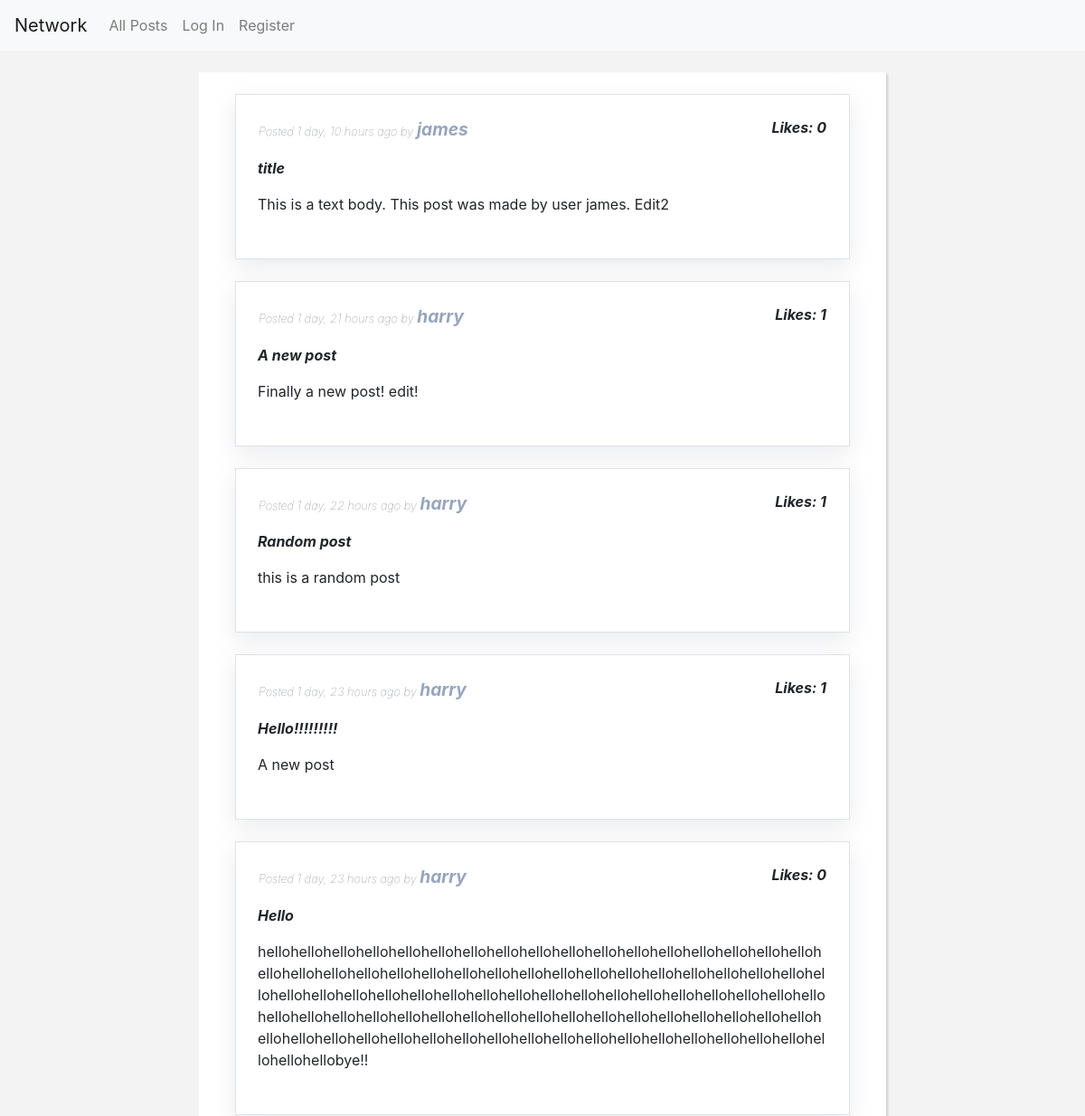
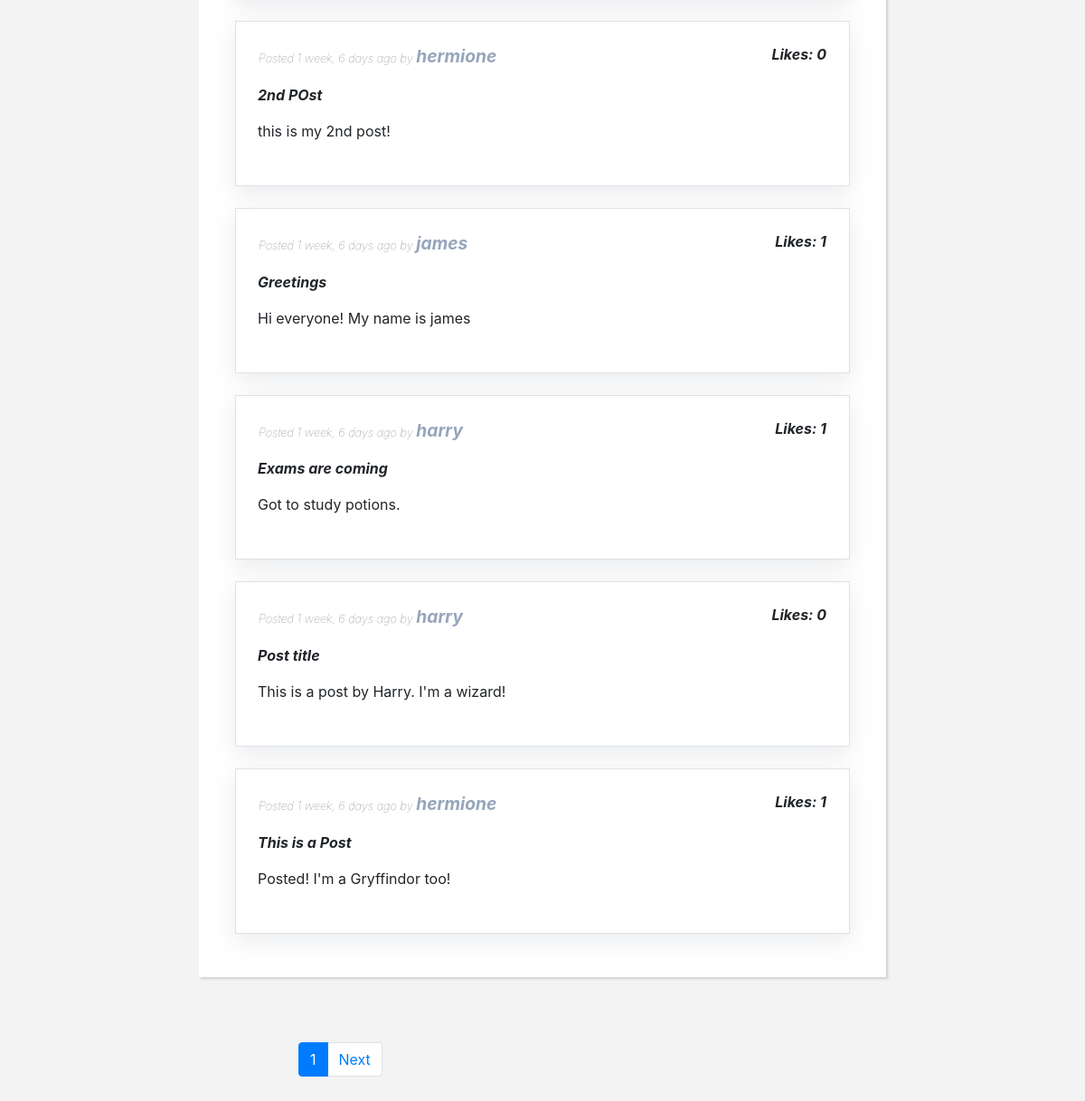
Before: / with the older database file (2 pictures, top to bottom).
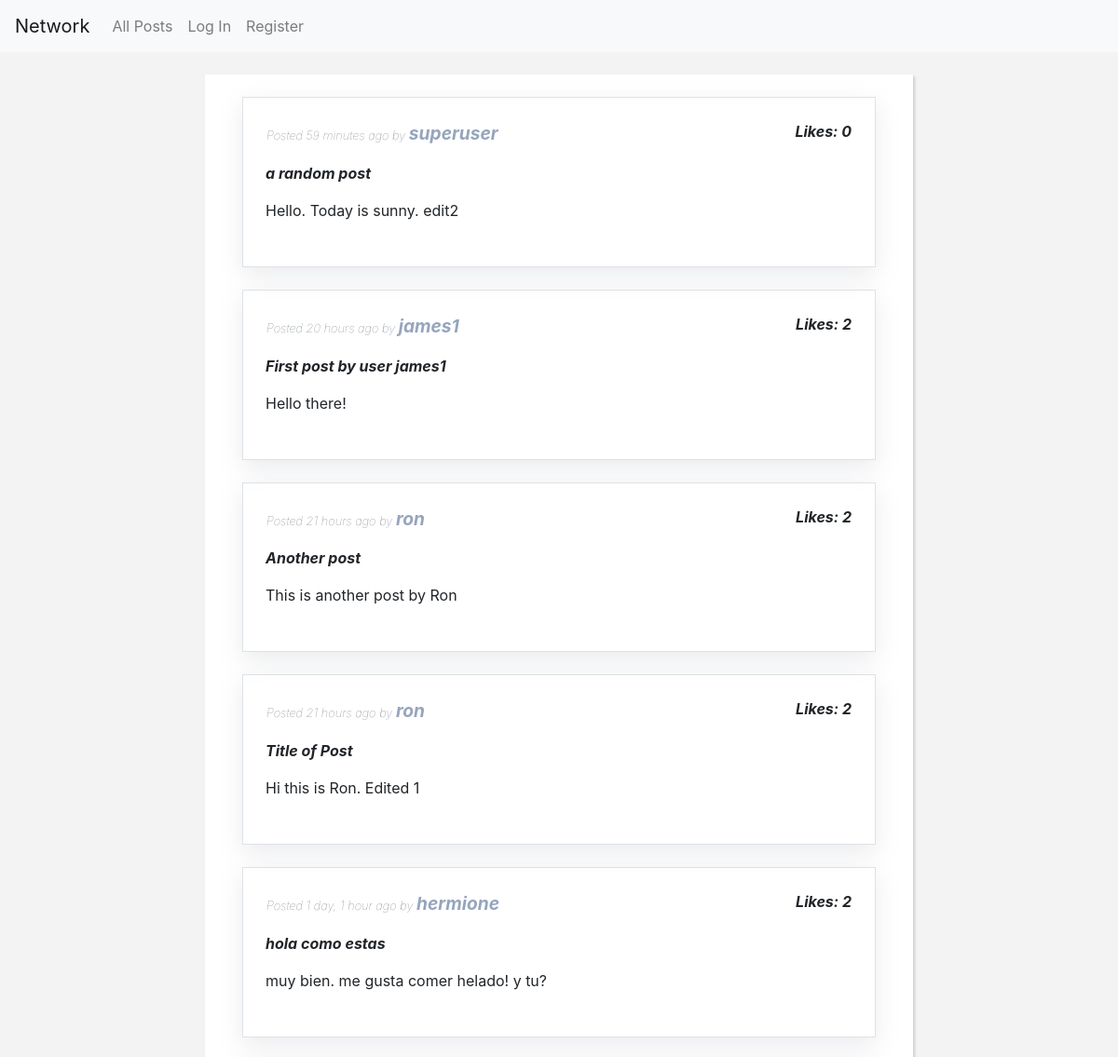
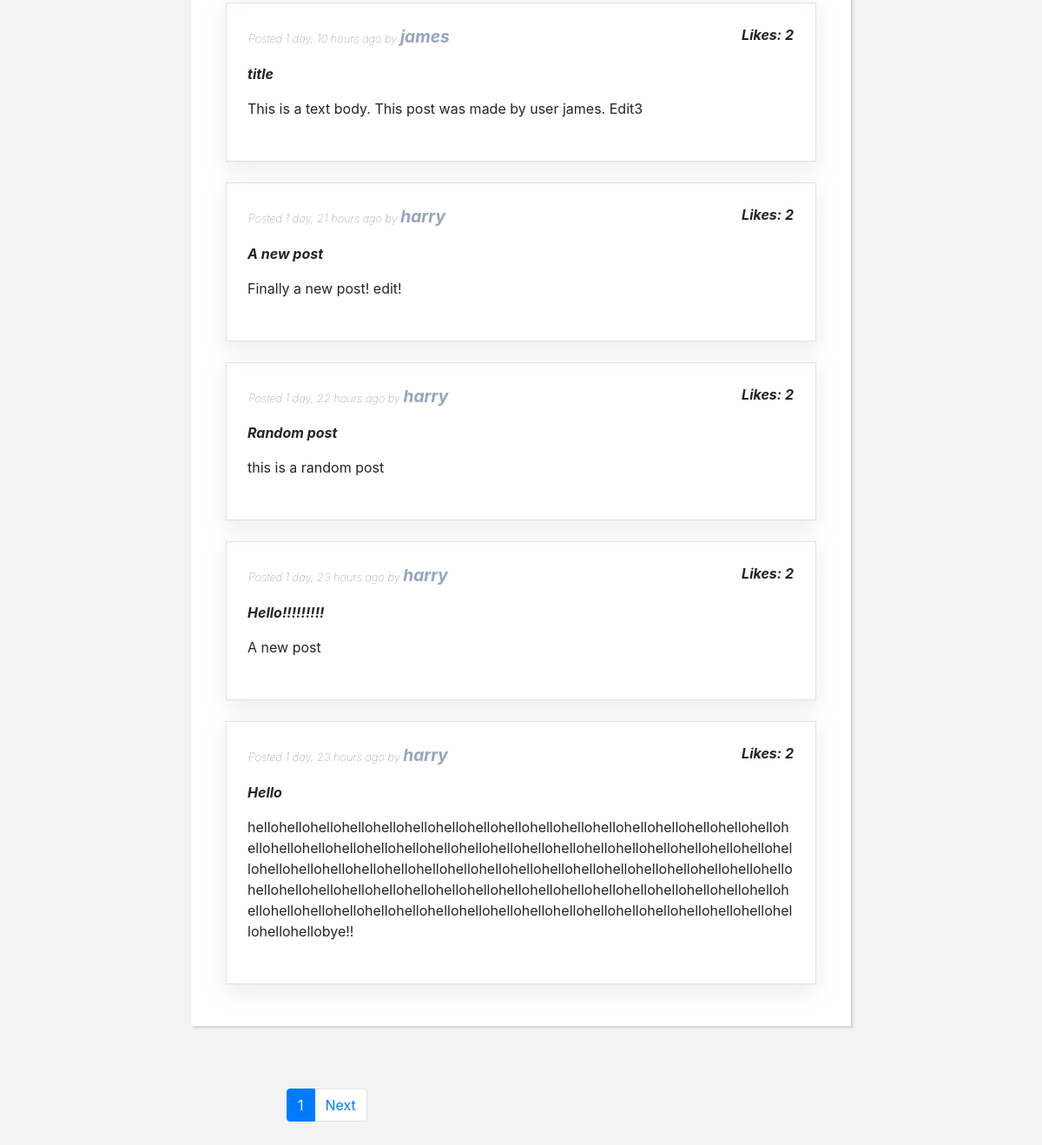
After: the same page with the newer database file (2 pictures, top to bottom).
### network/models.py (models this page shows)
class Post(models.Model):
    author = models.ForeignKey(User, on_delete=models.SET_NULL, related_name="posts", null=True)
    title = models.CharField(max_length=100, blank=True, null=True )
    body = models.TextField(max_length=450, blank=False)
    timestamp = models.DateTimeField(auto_now_add=True)
    liked_by = models.ManyToManyField(User, related_name="postsliked")
    def __str__(self):
        return f"{self.id}: {self.author} wrote: {self.body} on {self.timestamp}"

class User(AbstractUser):
    followers = models.ManyToManyField("self", symmetrical=False, blank=True)

### network/views.py (the view)
# urls.py: path("", views.index, name="index"),
def index(request):
    allposts = Post.objects.order_by("-timestamp").all()
    if len(allposts) == 0:
        return render(request, "network/index.html", {
        "form": PostForm(),
        })
    page = Paginator(allposts,10) #paginates the queryset so that html will only load 10 instead of all
    page_number= request.GET.get('page', 1) #the 1 isn't necessary, it defaults to page=1 if a page is not provided
    allposts = page.get_page(page_number)
    return render(request, "network/index.html", {
        "form": PostForm(),
        "allposts":allposts,
    })

### network/templates/network/index.html (shortened to what this page needs)
{% extends "network/layout.html" %}
{% load static %}
{% load humanize %}
{% block body %}
{% include "network/post_block.html" %}
{% endblock %}

### network/templates/network/post_block.html (shortened to what this page needs)
{% load humanize %}
<div class="container-lg">
    <div class=" row justify-content-center">
        <div class=" justify-content-center col-12 col-lg-8 m-4 p-4 bg-white box-shadow">
  {% if not allposts %}
    There are no posts.
  {% else %}
    {% for post in allposts %}
          <div class = 'border box-shadow-posts p-3 mb-4 mx-0 mx-md-3' data-postinfo="{{ post }}" id="post{{post.id}}">
            <div class=" row px-3">
              <div class=" mr-auto col-sm-8  p-2 order-md-2 small text-left text-muted font-italic font-weight-lighter align-self-center">
                  Posted {{ post.timestamp|naturaltime }} by <a href="{% url 'profileurl' username_profile=post.author %}" class="user-link">{{ post.author }}</a>
              </div>
              <div  class=" col-3 col-sm-4 col-md-2 p-2 order-md-2 text-right font-italic">
                <strong id="post{{post.id}}-likes">Likes: {{ post.liked_by.count }}</strong>
              </div>
            </div>
            <div class="mb-2 col px-2 pb-2 pt-md-2 order-md-1 text-break">
              <strong><em><p>{{ post.title }}</p></strong></em>
              <p id="postBody_{{post.id}}">{{ post.body }}</p>
            </div>
          </div>
    {% endfor %}
  {% endif %}
      </div>
    </div>
  </div>
  <div class = "container" id="pagenav">
      <div class="row my-5">
          <div class="col-md-4 offset-md-3">
              <nav aria-label="...">
                  <ul class="pagination">
                    <li class="page-item active" aria-current="page">
                      <a class="page-link" href="#">{{ allposts.number }}</a>
                    </li>
                    {% if allposts.has_next %}
                    <li class="page-item">
                      <a class="page-link" href="?page={{ allposts.next_page_number }}">Next</a>
                    </li>
                    {% endif %}
                  </ul>
                </nav>
          </div>
      </div>
  </div>

Changed rows visible on the page:
no longer on this page (row edited): Post: timestamp "1 week, 6 days ago", author "hermione", liked_by.count "0", title "2nd POst", body "this is my 2nd post!"
no longer on this page (row unchanged): Post: timestamp "1 week, 6 days ago", author "james", liked_by.count "1", title "Greetings", body "Hi everyone! My name is james"
no longer on this page (row unchanged): Post: timestamp "1 week, 6 days ago", author "harry", liked_by.count "1", title "Exams are coming", body "Got to study potions."
no longer on this page (row unchanged): Post: timestamp "1 week, 6 days ago", author "harry", liked_by.count "0", title "Post title", body "This is a post by Harry. I'm a wizard!"
no longer on this page (row unchanged): Post: timestamp "1 week, 6 days ago", author "hermione", liked_by.count "1", title "This is a Post", body "Posted! I'm a Gryffindor too!"
added Post: timestamp "59 minutes ago", author "superuser", liked_by.count "0", title "a random post", body "Hello. Today is sunny. edit2"
added Post: timestamp "20 hours ago", author "james1", liked_by.count "2", title "First post by user james1", body "Hello there!"
added Post: timestamp "21 hours ago", author "ron", liked_by.count "2", title "Another post", body "This is another post by Ron"
added Post: timestamp "21 hours ago", author "ron", liked_by.count "2", title "Title of Post", body "Hi this is Ron. Edited 1"
added Post: timestamp "1 day, 1 hour ago", author "hermione", liked_by.count "2", title "hola como estas", body "muy bien. me gusta comer helado! y tu?"
changed Post "title": liked_by.count "0" → "2"; body "This is a text body. This post was made by user james. Edit2" → "This is a text body. This post was made by user james. Edit3"
computed for Post "Finally a new post! edit!": liked_by.count "1" → "2"
computed for Post "Random post": liked_by.count "1" → "2"
computed for Post "Hello!!!!!!!!!": liked_by.count "1" → "2"
computed for Post "Hello": liked_by.count "0" → "2"
